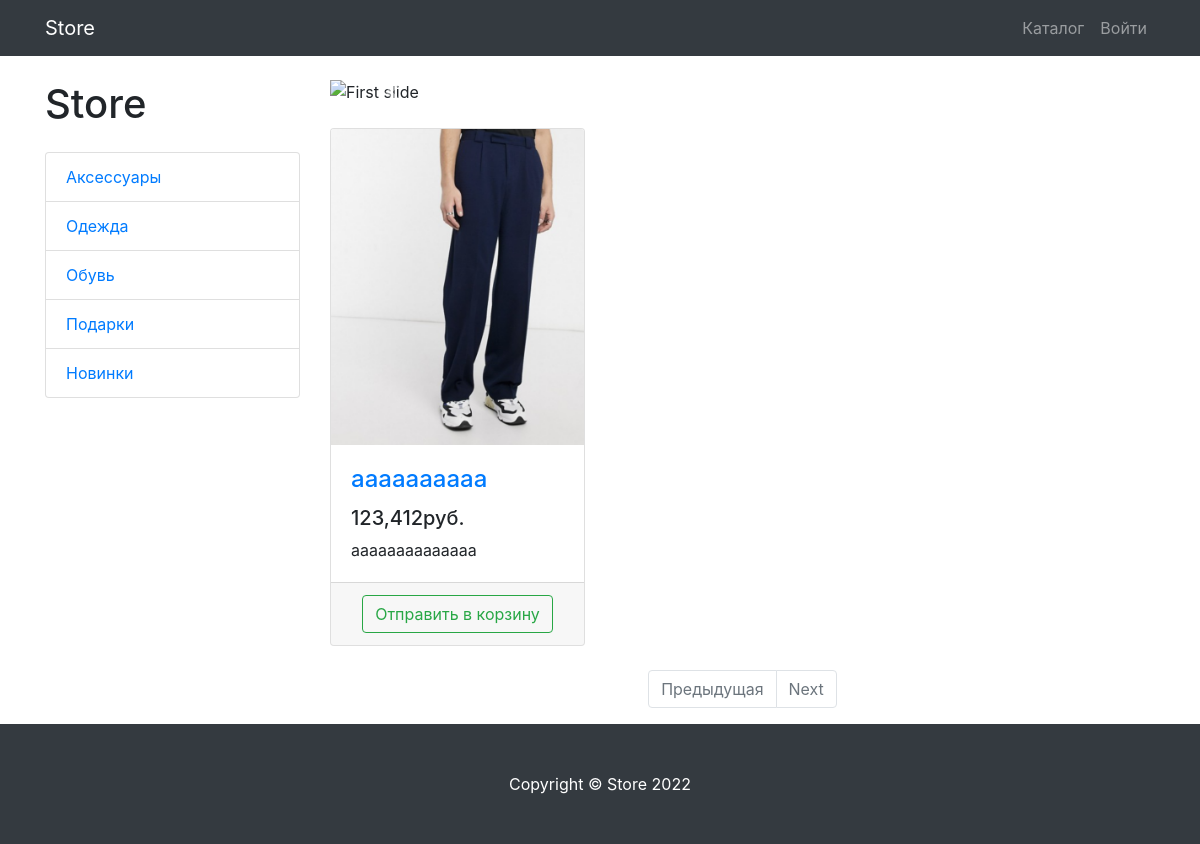
The app's page /products/?category=podarki with its own data.
### products/models.py (models this page shows, shortened)
class ProductCategory(models.Model):
    title = models.CharField(max_length=128, unique=True)
    description = models.TextField(null=True, blank=True)
    slug = models.SlugField(max_length=128, null=True, blank=True)
    class Meta:
        verbose_name = 'Product category'
        verbose_name_plural = 'Product categories'

class Product(models.Model):
    title = models.CharField(max_length=128)
    description = models.TextField()
    price = models.PositiveIntegerField(default=0)
    image = models.ImageField(upload_to='products_images')
    category = models.ForeignKey(to=ProductCategory, on_delete=models.CASCADE, null=True, blank=True,
                                 related_name='products')
    quantity = models.PositiveIntegerField(default=1)

### products/views.py (the view)
# urls.py: path('', ProductListView.as_view(), name='index'),
class ProductListView(TitleMixin, ListView):
    model = Product
    template_name = 'products/products.html'
    paginate_by = 3
    title = 'Store - Каталог'
    def get_queryset(self):
        queryset = super(ProductListView, self).get_queryset()
        if category_slug := self.request.GET.get('category'):  # ?category=
            queryset = queryset.filter(category__slug=category_slug)
        return queryset
    def get_context_data(self, object_list=None, **kwargs):
        context = super(ProductListView, self).get_context_data(object_list=object_list, **kwargs)
        categories = cache.get('categories')
        if not categories:
            context['categories'] = ProductCategory.objects.all()
            cache.set('categories', context['categories'], 30)
        else:
            context['categories'] = categories
        return context

### common/views.py (called while the page is built)
    def get_context_data(self, **kwargs):
        context = super(TitleMixin, self).get_context_data()
        context['title'] = self.title
        return context

### products/context_processors.py (called while the page is built)
def baskets(request):
    user = request.user if request.user.is_authenticated else None
    if user is None:
        return {'baskets': []}
    return {'baskets': Basket.objects.filter(user=user)}

### products/templates/products/products.html (shortened to what this page needs)
{% extends 'products/base.html' %}
{% load humanize %}
{% load static cache %}
{% block css %}<link href=" {% static 'vendor/css/products.css' %}" rel="stylesheet">{% endblock css %}
{% block content %}
<div class="container">
    <div class="row">
        <div class="col-lg-3">
            <h1 class="my-4">Store</h1>
            <div class="list-group">
                {% for category in categories %}
                <a href="?category={{ category.slug }}" class="list-group-item">{{ category.title }}</a>
                {% endfor %}
            </div>
        </div>
        <div class="col-lg-9">
            <div id="carouselExampleIndicators" class="carousel slide my-4" data-ride="carousel">
                <ol class="carousel-indicators">
                    <li data-target="#carouselExampleIndicators" data-slide-to="0" class="active"></li>
                    <li data-target="#carouselExampleIndicators" data-slide-to="1"></li>
                    <li data-target="#carouselExampleIndicators" data-slide-to="2"></li>
                </ol>
                <div class="carousel-inner" role="listbox">
                    <div class="carousel-item active">
                        <img class="d-block img-fluid" src="{% static 'vendor/img/slides/slide-1.jpg' %}" alt="First slide">
                    </div>
                </div>
                <a class="carousel-control-prev" href="#carouselExampleIndicators" role="button" data-slide="prev">
                    <span class="carousel-control-prev-icon" aria-hidden="true"></span>
                </a>
                <a class="carousel-control-next" href="#carouselExampleIndicators" role="button" data-slide="next">
                    <span class="carousel-control-next-icon" aria-hidden="true"></span>
                </a>
            </div>
            <div class="row">
                {% cache 30 object_list %}
                    {% for product in object_list %}
                        <div class="col-lg-4 col-md-6 mb-4">
                            <div class="card h-100">
                                <a href="#">
                                    <img class="card-img-top"
                                        src="{{ product.image.url }}"
                                        alt="">
                                </a>
                                <div class="card-body">
                                    <h4 class="card-title">
                                        <a href="#">{{ product.title }}</a>
                                    </h4>
                                    <h5>{{ product.price|intcomma }}руб.</h5>
                                    <p class="card-text">{{ product.description }}</p>
                                </div>
                                <div class="card-footer text-center">
                                    <a href="{% url 'products:basket_add' product.id %}"
                                    class="btn btn-outline-success">
                                        Отправить в корзину
                                    </a>
                                </div>
                            </div>
                        </div>
                    {% endfor %}
                {% endcache %}
            </div>
            <nav aria-label="Page navigation example">
                <ul class="pagination justify-content-center">
                    <li class="page-item {% if not products.has_previous %}disabled{% endif %}">
                        <a class="page-link" href="{% if products.has_previous %}{% url 'products:paginator' products.previous_page_number %}{% else %}#{% endif %}" tabindex="-1" aria-disabled="true">Предыдущая</a>
                    </li>
                    <li class="page-item {% if not products.has_next %}disabled{% endif %} ">
                        <a class="page-link" href="{% if products.has_next %}{% url 'products:paginator' products.next_page_number %}{% else %}#{% endif %}">Next</a>
                    </li>
                </ul>
            </nav>
        </div>
    </div>
</div>
{% endblock content %}
{% block footer %}
<footer class="py-5 bg-dark">
    <div class="container">
        <p class="m-0 text-center text-white">Copyright &copy; Store 2022</p>
    </div>
</footer>
{% endblock footer %}

### records on screen
ProductCategory: title "Аксессуары"
ProductCategory: title "Одежда"
ProductCategory: title "Обувь"
ProductCategory: title "Подарки"
ProductCategory: title "Новинки"
Product: image (picture), title "aaaaaaaaaa", price "123,412", description "aaaaaaaaaaaaaa"
